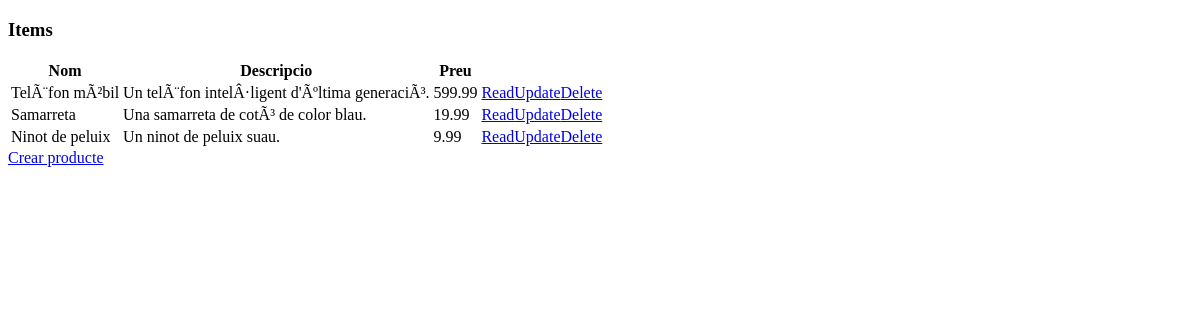
The app's page /products/list, older data.
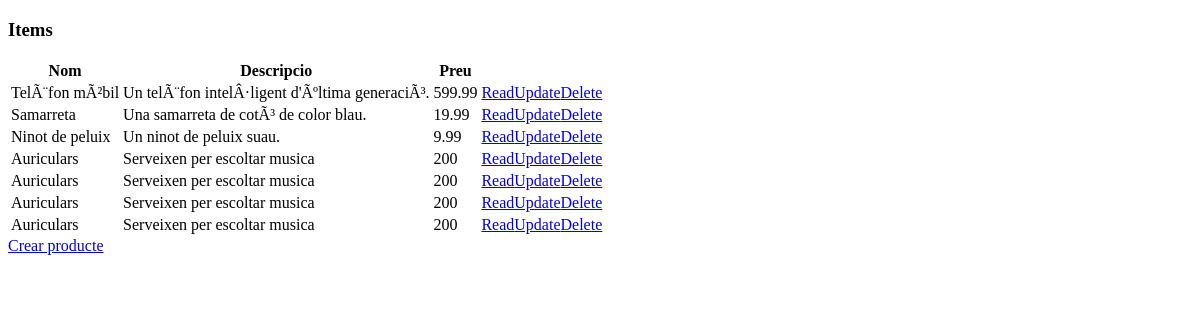
The same page, newer data.
### tables this page shows
CREATE TABLE products (
	id INTEGER PRIMARY KEY AUTOINCREMENT,
	title TEXT,
	description TEXT,
	photo TEXT,
	price DECIMAL(10, 2),
	category_id INTEGER,
	seller_id INTEGER,
	created DATETIME NOT NULL DEFAULT (DATETIME('now')),
	updated DATETIME NOT NULL DEFAULT (DATETIME('now')),
	FOREIGN KEY (category_id) REFERENCES categories(id),
	FOREIGN KEY (seller_id) REFERENCES users(id)
);

### app.py (the view)
@app.route("/products/list")
def list():
    with get_db() as con:
        products = con.execute('SELECT id, title, description, price FROM products ORDER BY id').fetchall()
    return render_template('products_list.html', products = products)

### app.py (called while the page is built)
def get_db():
    db = getattr(g, '_database', None)
    if db is None:
        db = g._database = sqlite3.connect('instance/database.db')
    return db

@app.teardown_appcontext
def close_connection(exception):
    db = getattr(g, '_database', None)
    if db is not None:
        db.close()

### templates/products_list.html (shortened to what this page needs)
<!DOCTYPE html>
<html lang="ca">
<head>
</head>
<body>
	<h3>Items</h3>
	<table>
		<tr>
			<th>Nom</th>
			<th>Descripcio</th>
			<th>Preu</th>
		</tr>
		{% for product in products %}
			<tr>
				<td>{{ product[1] }}</a></td>
				<td>{{ product[2] }}</a></td>
				<td>{{ product[3] }}</a></td>
				<td><a href="/products/read/{{product[0]}}">Read</a><a href="/products/update/{{product[0]}}">Update</a><a href="/products/delete/{{product[0]}}">Delete</a></td>
			</tr>
		{% endfor %}
	</table>
	<a class="action" href="{{url_for('create')}}">Crear producte</a>
</body>
</html>

Row changes from the older to the newer data that the page shows:
added products: title "Auriculars", description "Serveixen per escoltar musica", price "200"
added products: title "Auriculars", description "Serveixen per escoltar musica", price "200"
added products: title "Auriculars", description "Serveixen per escoltar musica", price "200"
added products: title "Auriculars", description "Serveixen per escoltar musica", price "200"
